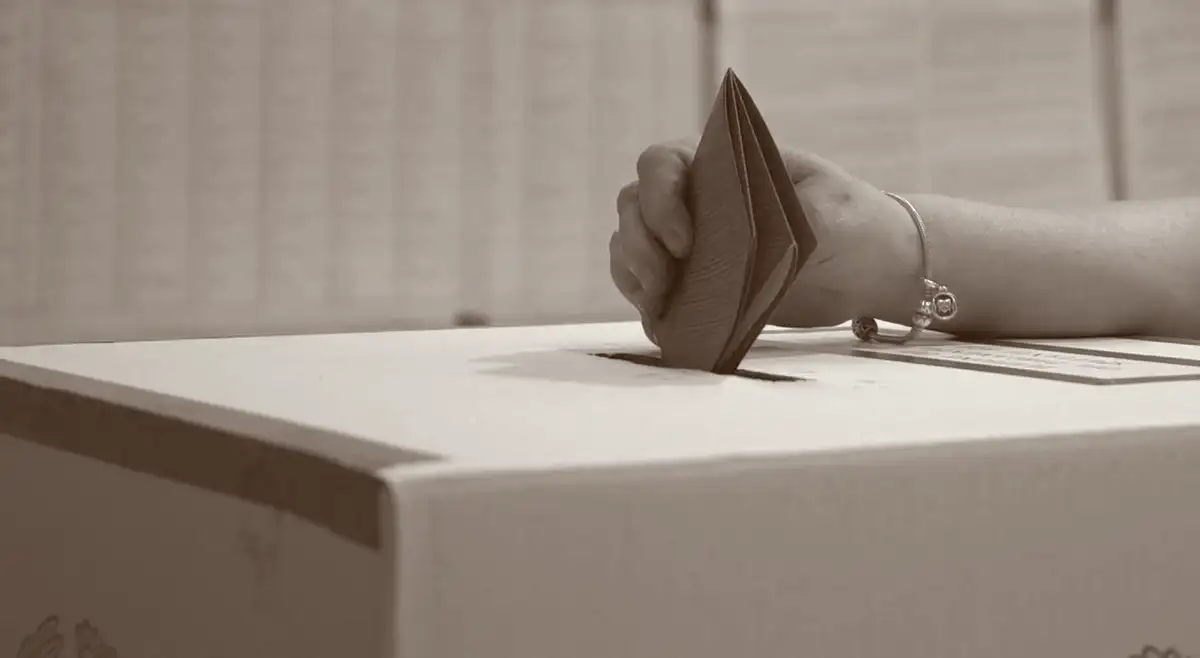
#> input picture prototipi/20-home/foto/v-16x9-1200-0.webp, 1200 x 658 px, given in place of f05.jpg, which was not available
$ python trattamenti.py v-16x9-1200-0.webp v-16x9-1200-1.webp
#> lines starting #> are read from the running program, lines starting #| are printed output that depends on the picture
# Prototipo #25: trattamenti grafici per gli 8 fotogrammi della variante E (stessi ritagli di fotogrammi.py).
# Uso: python -P trattamenti.py <cartella fotogrammi fNN.jpg> <cartella foto>
# Scrive foto/t-<trattamento>/v-<taglio>-<larghezza>-<n>.{avif,webp} e stampa peso e contrasto del titolo.
# Retino a punti e retino o dithering a piena risoluzione in build pesano 0,9-2 MB per 8 fotogrammi: il retino
# si fa nel browser con un filtro SVG sui fotogrammi lisci (index.html, #f-retino), come la grana CSS (#f-grana-n);
# il dithering si fa qui ma a bassa risoluzione (195 e 400 px), WebP senza perdita, ingrandito dal browser a pixel netti.
import sys, os
import numpy as np
from PIL import Image, ImageOps, ImageFilter
src, out = sys.argv[1], sys.argv[2]
SCELTI = [5, 10, 13, 14, 15, 16, 17, 20]
TOP = 340
TAGLI = {'16x9': (80, TOP, 80 + 1350, TOP + 740), '4x5': (560, TOP, 560 + 592, TOP + 740)}
LARGH = {'16x9': (780, 1200), '4x5': (780,)}
INK, PAPER = np.array([0x27, 0x10, 0x02], float), np.array([0xFA, 0xF8, 0xF1], float)

def duo(g):                                   # g: grigio 0..1 -> RGB inchiostro-carta
    return Image.fromarray((INK + (PAPER - INK) * g[..., None]).round().astype(np.uint8))

def curva(g, nero=.08, bianco=.92, gamma=1.0):
    return np.clip((g - nero) / (bianco - nero), 0, 1) ** gamma

def grana(g, n, forza):
    rng = np.random.default_rng(n)            # grana diversa per fotogramma: si muove come pellicola
    rumore = rng.normal(0, 1, g.shape)
    rumore = np.array(Image.fromarray(((rumore * 40) + 128).clip(0, 255).astype(np.uint8)).filter(ImageFilter.GaussianBlur(.6)), float) / 255 - .5
    peso = 1 - np.abs(g - .5) * 1.2           # più grana nei mezzitoni, meno nei bianchi e neri pieni
    return np.clip(g + rumore * forza * 2.5 * peso, 0, 1)

BAYER = np.array([[0, 8, 2, 10], [12, 4, 14, 6], [3, 11, 1, 9], [15, 7, 13, 5]]) / 16 + 1 / 32
def dither(g, livelli):                       # dithering ordinato di Bayer 4x4, a 3 livelli: carta, mezzatinta, inchiostro
    s = g.shape
    soglia = np.tile(BAYER, (s[0] // 4 + 1, s[1] // 4 + 1))[:s[0], :s[1]]
    return np.clip(np.floor(g * (livelli - 1) + soglia) / (livelli - 1), 0, 1)

def poster(g, livelli):
    gg = np.array(Image.fromarray((g * 255).astype(np.uint8)).filter(ImageFilter.GaussianBlur(1.5)).filter(ImageFilter.MedianFilter(9)), float) / 255
    q = np.round(gg * (livelli - 1)) / (livelli - 1)
    return q

def tratta(nome, g, n, lw):                   # g già ridotto alla larghezza finale
    if nome == 'liscio': return g
    if nome == 'grana': return grana(curva(g, .04, .96), n, .10)
    if nome == 'forte': return grana(curva(g, .18, .82, 1.15), n, .07)
    if nome == 'poster': return poster(curva(g, .06, .94), livelli=4)
    raise ValueError(nome)

def lum(c):
    c = c / 255; return np.where(c <= .03928, c / 12.92, ((c + .055) / 1.055) ** 2.4)
LINK = (lum(INK) * [.2126, .7152, .0722]).sum()

def contrasto(img, passo):                   # sul tono percepito: media su una cella del retino o del dither
    r = img.filter(ImageFilter.BoxBlur(passo)) if passo else img
    w, h = r.size
    a = np.array(r.crop((0, 0, int(w * .7), int(h * .22))), float).reshape(-1, 3)
    L = (lum(a) * [.2126, .7152, .0722]).sum(1)
    p10 = np.sort(L)[int(len(L) * .1)]
    return (p10 + .05) / (LINK + .05)

PIXEL = {'16x9': 400, '4x5': 195}            # larghezza del file di dithering: 2 px CSS per pixel su telefono, ~3,6 da 1440
nomi = sys.argv[3:] or ['liscio', 'grana', 'forte', 'poster', 'pixel']
for nome in nomi:
    d = os.path.join(out, f't-{nome}'); os.makedirs(d, exist_ok=True)
    tot, cr = {}, []
    for n, i in enumerate(SCELTI):
        g0 = ImageOps.grayscale(Image.open(os.path.join(src, f'f{i:02d}.jpg')))
        for t, box in TAGLI.items():
            c = g0.crop(box)
            if nome == 'pixel':
                lw = PIXEL[t]
                r = c.resize((lw, round(lw * c.size[1] / c.size[0])), Image.LANCZOS)
                img = duo(dither(curva(np.array(r, float) / 255, .06, .94), 3))
                if t == '4x5' and n == 0: cr.append(contrasto(img, 2))
                p = os.path.join(d, f'v-{t}-{lw}-{n}.webp'); img.save(p, lossless=True, quality=100, method=6)
                k = (t, lw); tot.setdefault(k, [0, 0]); tot[k][1] += os.path.getsize(p)
                continue
            for lw in LARGH[t]:
                r = c.resize((lw, round(lw * c.size[1] / c.size[0])), Image.LANCZOS)
                img = duo(tratta(nome, np.array(r, float) / 255, n, lw))
                if t == '4x5' and n == 0: cr.append(contrasto(img, 0))
                p = os.path.join(d, f'v-{t}-{lw}-{n}.avif')
                q = 42 if nome in ('liscio', 'poster') else 50
                img.save(p, quality=q)
                img.save(p.replace('.avif', '.webp'), quality=60 if nome in ('liscio', 'poster') else 70)
                k = (t, lw); tot.setdefault(k, [0, 0])
                tot[k][0] += os.path.getsize(p); tot[k][1] += os.path.getsize(p.replace('.avif', '.webp'))
#> this loop made 2 passes
#> pass 1, `c = g0.crop(box)`:
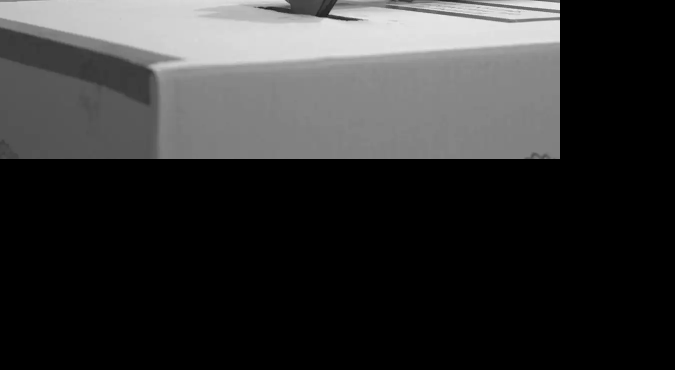
#> c: PIL image 1350x740 L (shown at 1/2 size); min 0, max 254, mean 51.2
#> pass 1, `img.save(p, quality=q)`:
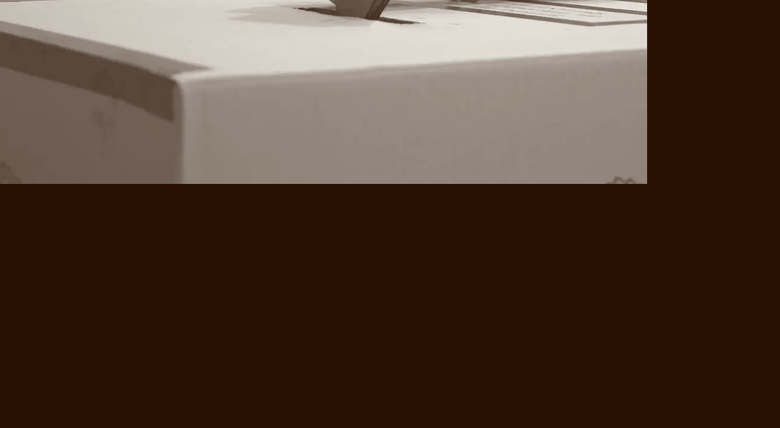
#> saved as v-16x9-780-0.avif: PIL image 780x428 RGB; mean R, G, B 81.4, 62.6, 50
#> pass 2, `c = g0.crop(box)`:
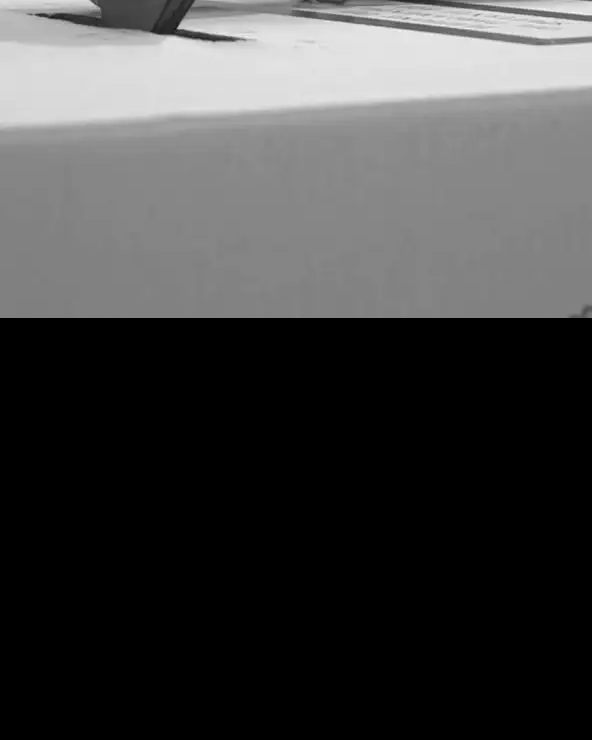
#> c: PIL image 592x740 L; min 0, max 254, mean 67.1
#> after the loop:
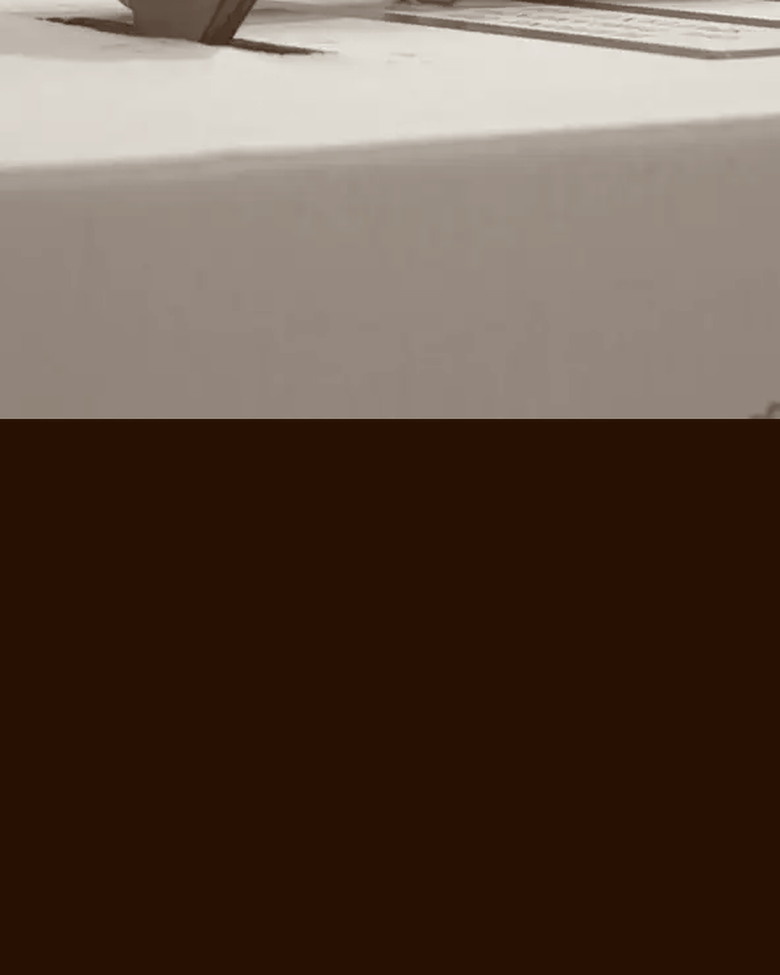
#> img: PIL image 780x975 RGB; mean R, G, B 94.6, 77, 64.9
#> after the loop, cr = [5.45]; tot = {('16x9', 780): [40038, 2614], ('16x9', 1200): [68644, 4668], ('4x5', 780): [60451, 4422]}
#> (the run stopped early here; a loop or call above may not have finished)

$ run again, on prototipi/20-home/foto/v-16x9-1200-6.webp
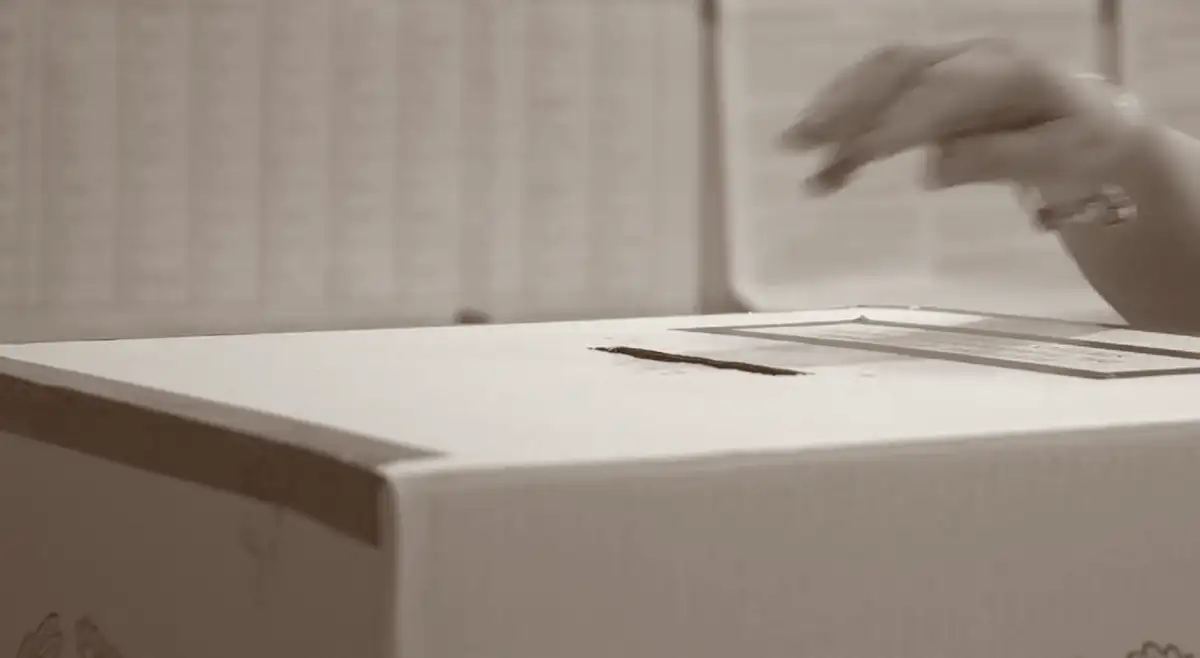
#> input picture prototipi/20-home/foto/v-16x9-1200-6.webp, 1200 x 658 px, given in place of f05.jpg, which was not available
#> the loop `for t, box in TAGLI.items():` made 2 passes
#> pass 2, `c = g0.crop(box)`:
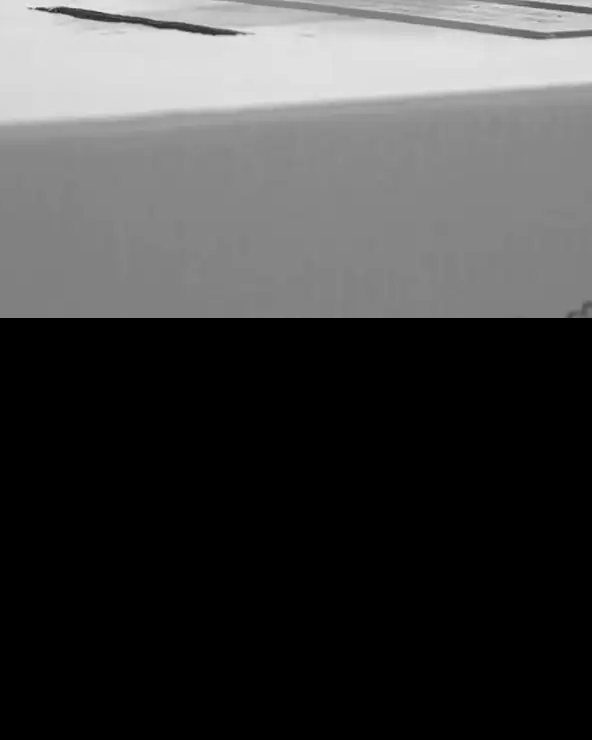
#> c: PIL image 592x740 L; min 0, max 234, mean 68.1
#> after the loop `for t, box in TAGLI.items():`:
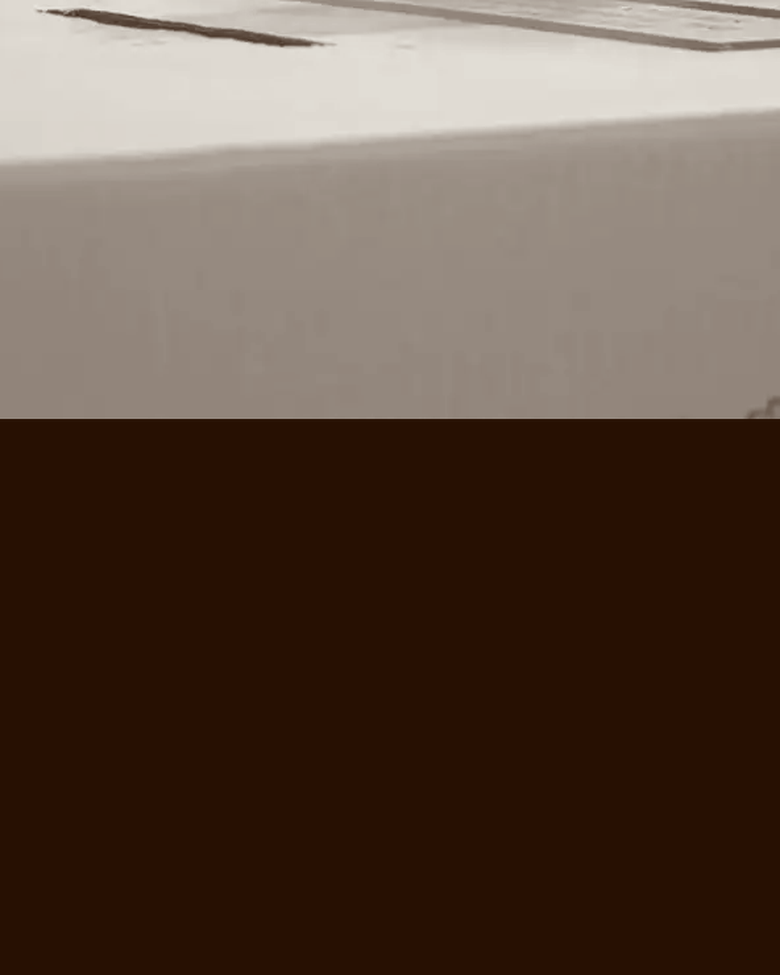
#> img: PIL image 780x975 RGB; mean R, G, B 95.4, 78, 65.9
#> after the loop `for t, box in TAGLI.items():`: cr = [5.57]; tot = {('16x9', 780): [35716, 2382], ('16x9', 1200): [59904, 4266], ('4x5', 780): [51435, 3938]}
